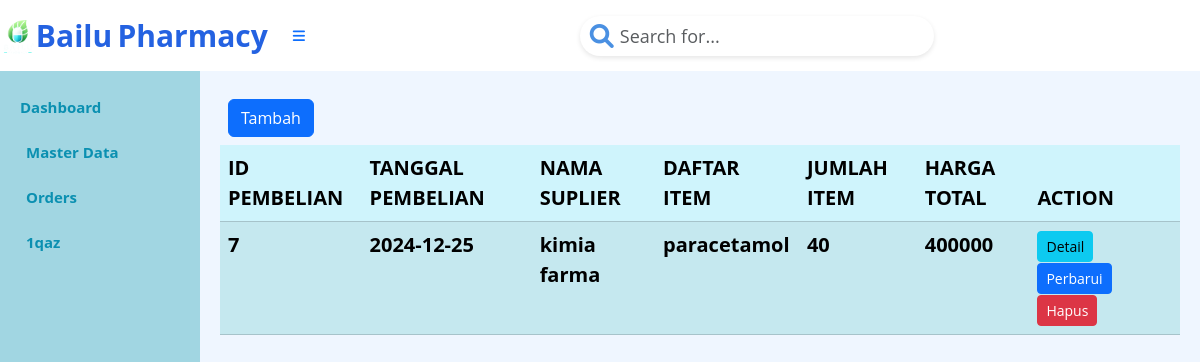
The page /index.php?page=pembelian (signed in) on the database its author committed.
### tables this page shows
CREATE TABLE `tb_pembelian` (
  `Id_pembelian` int(5) NOT NULL AUTO_INCREMENT,
  `tanggal_pembelian` date NOT NULL,
  `total_item` int(5) NOT NULL,
  `total_harga` int(10) NOT NULL,
  `Total_bayar` int(8) NOT NULL,
  `kembalian` int(8) NOT NULL,
  `Id_suplier` int(3) NOT NULL,
  PRIMARY KEY (`Id_pembelian`),
  KEY `Id_suplier` (`Id_suplier`),
  CONSTRAINT `tb_pembelian_ibfk_2` FOREIGN KEY (`Id_suplier`) REFERENCES `tb_suplier` (`Id_suplier`)
);

CREATE TABLE `tb_suplier` (
  `Id_suplier` int(3) NOT NULL AUTO_INCREMENT,
  `Nama_suplier` varchar(15) NOT NULL,
  `Alamat` varchar(15) NOT NULL,
  `email` varchar(15) NOT NULL,
  `no_tlp` varchar(15) NOT NULL,
  PRIMARY KEY (`Id_suplier`)
);

### pembelian.php (the view, shortened to what this page needs)
<div class="d-grid gap-2 p-2 d-md-flex justify-content-md">
    <a class="btn btn-primary me-md-2" href="index.php?page=pembelian.form&action=add" role="button">Tambah</a>
</div>
<?php
$mysqli = new mysqli("localhost", "root", "", "apotek");
$result = $mysqli->query("
     SELECT
        p.Id_pembelian AS ID_pembelian,
        p.tanggal_pembelian AS tanggal,
        sp.Nama_suplier AS suplier,
        GROUP_CONCAT(o.Nama_Obat SEPARATOR ', ') AS Daftar_Item,
        GROUP_CONCAT(CONCAT(o.Nama_Obat, ';', pd.jumlah_item, ';', pd.harga_satuan) SEPARATOR ', ') AS Rincian_Item,
        p.total_item AS Item,
        p.total_harga AS Harga,
        p.Total_bayar AS Total_bayar,
        p.kembalian AS Kembalian,
        pd.Id_obat AS Id_obat
    FROM
        tb_pembelian p
    JOIN
        tb_suplier sp ON p.Id_suplier = sp.Id_suplier
    JOIN
        tb_pembelian_detail pd ON p.Id_pembelian = pd.Id_pembelian
    JOIN
        tb_obat o ON pd.Id_obat = o.Id_Obat
    GROUP BY
        p.Id_pembelian;
");
?>
<table class="table table-info table-striped">
    <thead>
        <tr>
            <th>ID PEMBELIAN</th>
            <th>TANGGAL PEMBELIAN</th>
            <th>NAMA SUPLIER</th>
            <th>DAFTAR ITEM</th>
            <th>JUMLAH ITEM</th>
            <th>HARGA TOTAL</th>
            <th>ACTION</th>
        </tr>
    </thead>
    <tbody>
        <?php foreach ($result as $row): ?>
            <tr>
                <td><?= htmlspecialchars($row['ID_pembelian']) ?></td>
                <td><?= htmlspecialchars($row['tanggal']) ?></td>
                <td><?= htmlspecialchars($row['suplier']) ?></td>
                <td><?= htmlspecialchars($row['Daftar_Item']) ?></td>
                <td><?= htmlspecialchars($row['Item']) ?></td>
                <td><?= htmlspecialchars($row['Harga']) ?></td>
                <td>
                    <button type="button" class="btn btn-info btn-sm" onclick="tampilkanPembelian(<?= htmlspecialchars(json_encode($row)) ?>)">
                        Detail
                    </button>
                    <a class="btn btn-primary me-md-2 btn-sm" href="index.php?page=pembelian.form&Id_pembelian=<?= $row['ID_pembelian'] ?>&action=edit">
                        Perbarui
                    </a>
                    <form action="pembelian.action.php" method="POST" style="display:inline;">
                        <button type="submit" class="btn btn-danger me-md-2 btn-sm" onclick="return confirm('Ingin menghapus data ini?');">
                            Hapus
                        </button>
                    </form>
                </td>
            </tr>
        <?php endforeach; ?>
    </tbody>
</table>

### index.php (style rules this page uses)
body { background-color: #EFF6FF; font-family: 'Open Sans', sans-serif; font-weight: bold; font-size: 20px; color: #0B90B1; }

### rows shown on the page
tb_pembelian: Id_pembelian "7", tanggal_pembelian "2024-12-25", Id_suplier.Nama_suplier "kimia farma", Daftar_Item "paracetamol", total_item "40", total_harga "400000"

### other values the page prints
$_SESSION['username'] "1qaz"
